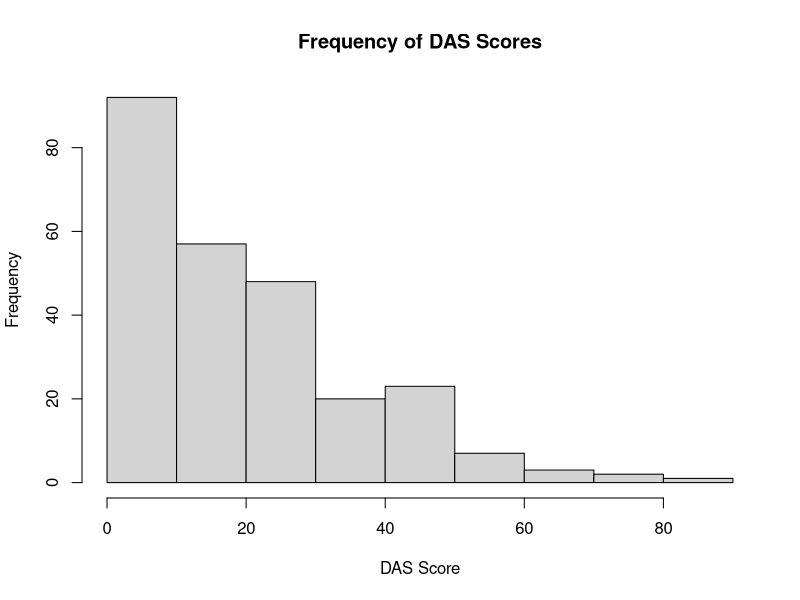
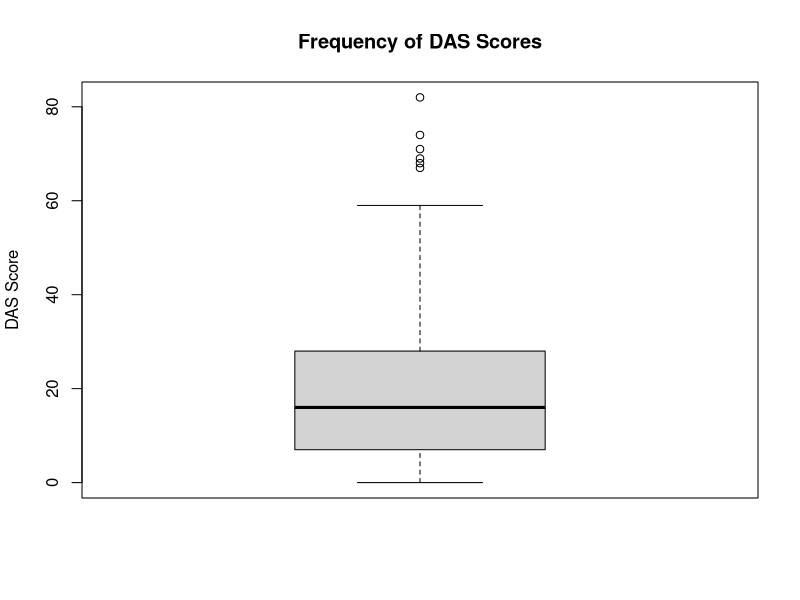
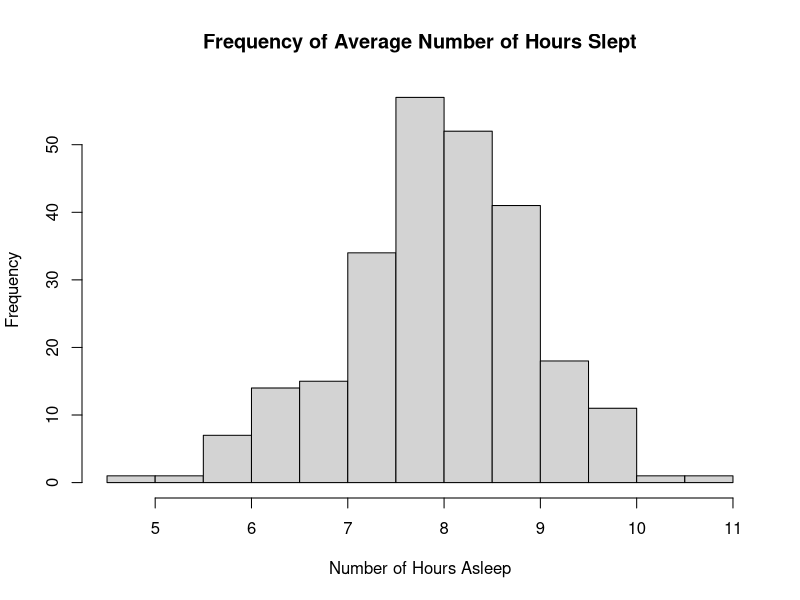
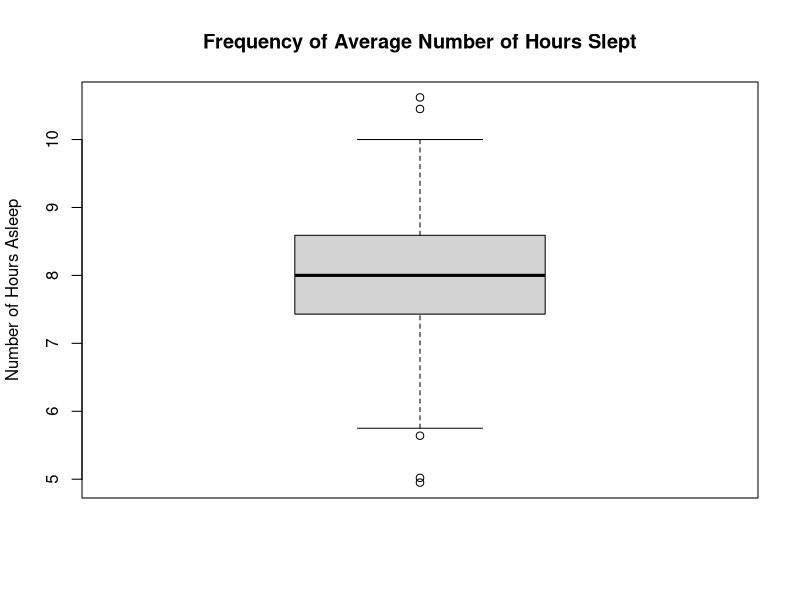

Source code (R) for these figures, in order:
# PUBH 6450; Homework 1
# Kath Fillman

# Importing datasets & libraries
SleepStudy <- read.csv("SleepStudy.csv")
library(ggplot2)
library(psych)


# Question 1: DAS Scores
# DASscore summary statistics
summary(SleepStudy$DASScore) # for IQR
var(SleepStudy$DASScore)
describe(SleepStudy$DASScore) #for trimmed mean

# DASScore histogram
hist(SleepStudy$DASScore, xlab = "DAS Score", main = 'Frequency of DAS Scores')
# DASScore Boxplot
boxplot(SleepStudy$DASScore, ylab = 'DAS Score', main = "Frequency of DAS Scores")


#Question 2: Average Sleep
# Average sleep summary statistics
summary(SleepStudy$AverageSleep) # for IQR
describe(SleepStudy$AverageSleep) #for trimmed mean
var(SleepStudy$AverageSleep)

# Average sleep histogram
hist(SleepStudy$AverageSleep, xlab = "Number of Hours Asleep", 
     main = 'Frequency of Average Number of Hours Slept')
# Average Sleep boxplot
boxplot(SleepStudy$AverageSleep, ylab = 'Number of Hours Asleep',
        main = "Frequency of Average Number of Hours Slept")
